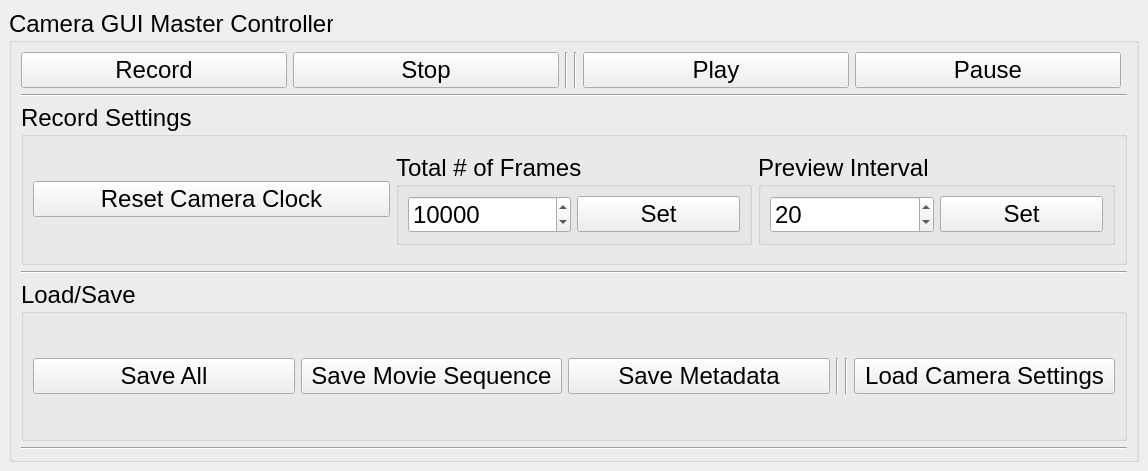
<?xml version="1.0" encoding="UTF-8"?>
<ui version="4.0">
 <class>MainWindow</class>
 <widget class="QMainWindow" name="MainWindow">
  <property name="geometry">
   <rect>
    <x>0</x>
    <y>0</y>
    <width>1148</width>
    <height>471</height>
   </rect>
  </property>
  <property name="windowTitle">
   <string>MainWindow</string>
  </property>
  <widget class="QWidget" name="centralwidget">
   <property name="minimumSize">
    <size>
     <width>1000</width>
     <height>400</height>
    </size>
   </property>
   <layout class="QGridLayout" name="gridLayout_6">
    <item row="0" column="0">
     <widget class="QGroupBox" name="mainBox">
      <property name="sizePolicy">
       <sizepolicy hsizetype="Expanding" vsizetype="Expanding">
        <horstretch>1</horstretch>
        <verstretch>1</verstretch>
       </sizepolicy>
      </property>
      <property name="font">
       <font>
        <pointsize>18</pointsize>
       </font>
      </property>
      <property name="title">
       <string>Camera GUI Master Controller</string>
      </property>
      <layout class="QGridLayout" name="gridLayout_5" rowstretch="0,0,0,0,0,0" columnstretch="1,1,1,1,1,1,0">
       <item row="0" column="0">
        <widget class="QPushButton" name="recordButton">
         <property name="text">
          <string>Record</string>
         </property>
        </widget>
       </item>
       <item row="0" column="1">
        <widget class="QPushButton" name="stopButton">
         <property name="text">
          <string>Stop</string>
         </property>
        </widget>
       </item>
       <item row="0" column="2">
        <widget class="Line" name="line_4">
         <property name="orientation">
          <enum>Qt::Vertical</enum>
         </property>
        </widget>
       </item>
       <item row="0" column="5">
        <widget class="QPushButton" name="pauseButton">
         <property name="text">
          <string>Pause</string>
         </property>
        </widget>
       </item>
       <item row="1" column="0" colspan="7">
        <widget class="Line" name="line_7">
         <property name="orientation">
          <enum>Qt::Horizontal</enum>
         </property>
        </widget>
       </item>
       <item row="0" column="3">
        <widget class="Line" name="line_6">
         <property name="orientation">
          <enum>Qt::Vertical</enum>
         </property>
        </widget>
       </item>
       <item row="0" column="4">
        <widget class="QPushButton" name="playButton">
         <property name="text">
          <string>Play</string>
         </property>
        </widget>
       </item>
       <item row="3" column="0" colspan="7">
        <widget class="Line" name="line">
         <property name="orientation">
          <enum>Qt::Horizontal</enum>
         </property>
        </widget>
       </item>
       <item row="5" column="0" colspan="7">
        <widget class="Line" name="line_2">
         <property name="orientation">
          <enum>Qt::Horizontal</enum>
         </property>
        </widget>
       </item>
       <item row="2" column="0" colspan="7">
        <widget class="QGroupBox" name="recordSettingsBox">
         <property name="title">
          <string>Record Settings</string>
         </property>
         <layout class="QGridLayout" name="gridLayout_4">
          <item row="0" column="2">
           <widget class="QGroupBox" name="groupBox_5">
            <property name="title">
             <string>Preview Interval</string>
            </property>
            <layout class="QGridLayout" name="gridLayout_2">
             <item row="0" column="0">
              <widget class="QSpinBox" name="previewSpinbox">
               <property name="minimum">
                <number>1</number>
               </property>
               <property name="value">
                <number>20</number>
               </property>
               <property name="displayIntegerBase">
                <number>10</number>
               </property>
              </widget>
             </item>
             <item row="0" column="1">
              <widget class="QPushButton" name="previewSetButton">
               <property name="text">
                <string>Set</string>
               </property>
              </widget>
             </item>
            </layout>
           </widget>
          </item>
          <item row="0" column="0">
           <widget class="QPushButton" name="resetButton">
            <property name="text">
             <string>Reset Camera Clock</string>
            </property>
           </widget>
          </item>
          <item row="0" column="1">
           <widget class="QGroupBox" name="groupBox_4">
            <property name="title">
             <string>Total # of Frames</string>
            </property>
            <layout class="QGridLayout" name="gridLayout">
             <item row="0" column="0">
              <widget class="QSpinBox" name="nFramesSpinbox">
               <property name="minimum">
                <number>1</number>
               </property>
               <property name="maximum">
                <number>34000</number>
               </property>
               <property name="value">
                <number>10000</number>
               </property>
              </widget>
             </item>
             <item row="0" column="1">
              <widget class="QPushButton" name="nFramesSetButton">
               <property name="text">
                <string>Set</string>
               </property>
              </widget>
             </item>
            </layout>
           </widget>
          </item>
         </layout>
        </widget>
       </item>
       <item row="4" column="0" colspan="7">
        <widget class="QGroupBox" name="LoadSaveBox">
         <property name="title">
          <string>Load/Save</string>
         </property>
         <layout class="QGridLayout" name="gridLayout_3">
          <item row="0" column="2">
           <widget class="QPushButton" name="saveMetadataButton">
            <property name="text">
             <string>Save Metadata</string>
            </property>
           </widget>
          </item>
          <item row="0" column="6">
           <widget class="QPushButton" name="loadConfigButton">
            <property name="text">
             <string>Load Camera Settings</string>
            </property>
           </widget>
          </item>
          <item row="0" column="1">
           <widget class="QPushButton" name="saveMovieButton">
            <property name="text">
             <string>Save Movie Sequence</string>
            </property>
           </widget>
          </item>
          <item row="0" column="5">
           <widget class="Line" name="line_5">
            <property name="orientation">
             <enum>Qt::Vertical</enum>
            </property>
           </widget>
          </item>
          <item row="0" column="4">
           <widget class="Line" name="line_3">
            <property name="orientation">
             <enum>Qt::Vertical</enum>
            </property>
           </widget>
          </item>
          <item row="0" column="0">
           <widget class="QPushButton" name="saveAllButton">
            <property name="text">
             <string>Save All</string>
            </property>
           </widget>
          </item>
         </layout>
        </widget>
       </item>
      </layout>
     </widget>
    </item>
   </layout>
  </widget>
 </widget>
 <resources/>
 <connections/>
</ui>
